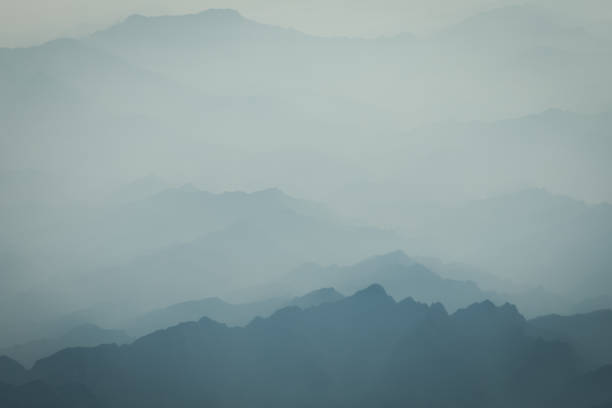
#> input picture Aula4/foto.jpg, 612 x 408 px
$ python aula04-expansao_histograma.py
#> lines starting #> are read from the running program, lines starting #| are printed output that depends on the picture
import numpy as np
import cv2
import matplotlib.pyplot as plt

foto = "foto.jpg"
imagem = cv2.imread(foto)
#> imagem is the input picture: shape (408, 612, 3); mean B, G, R 160.3, 158.1, 138.9

cinzas = np.zeros((imagem.shape[0], imagem.shape[1]), dtype = np.uint8)
for i in range (imagem.shape[0]):
    for j in range (imagem.shape[1]):
        cinzas[i][j] = (imagem[i][j].sum() // 3)
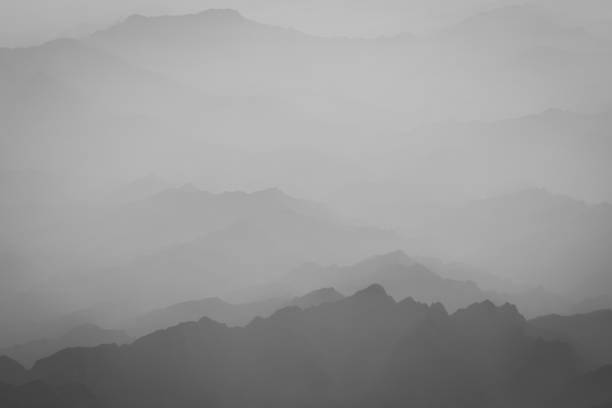
#> cinzas: shape (408, 612); min 63, max 193, mean 152.1

cv2.imshow("imagem tons de cinza", cinzas)
cv2.waitKey(0)

histCinza = [0]*256
for i in range (imagem.shape[0]):
    for j in range (imagem.shape[1]):
        histCinza[cinzas[i][j]]+=1

#cria o eixo x e nomeia o eixo x e y
pixel = [0]*256
for i in range (256):
    pixel[i]=i
plt.xlabel('Tom de Cinza')
plt.ylabel('Quantidade')

#nomeia e plota o histograma
plt.title('Histograma de Tons de Cinza')
plt.bar(pixel, histCinza, color='gray')
plt.show()
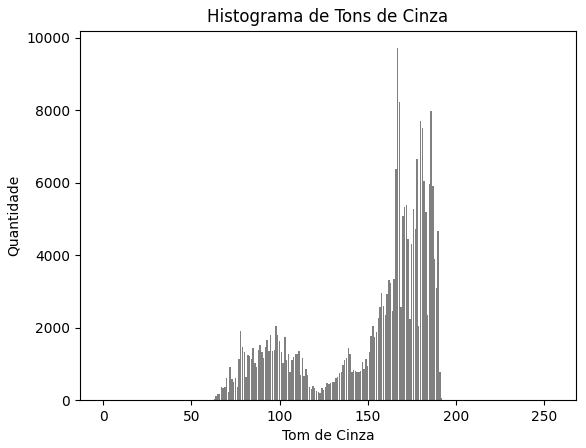
#> figure drawn by matplotlib, 1 panel; tallest bar 9716 high, from x = 166.6 to 167.4

def curva_expansao(imagem):
    img_dest = np.zeros((imagem.shape[0], imagem.shape[1]), dtype = np.uint8)
    r1 = 64
    r2 = 192

    for i in range(imagem.shape[0]):
        for j in range(imagem.shape[1]):
            r = imagem[i][j]
            if r <= r1:
                s = 0
            elif  r1<= r <= r2:
                s = 255*((r-r1) / (r2-r1))
            else:
                s = 255
            img_dest[i][j] = s
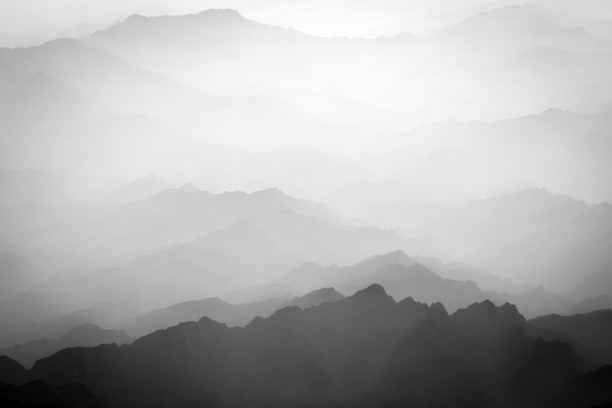
#> img_dest: shape (408, 612); min 0, max 255, mean 175.2
    return img_dest

img = curva_expansao(cinzas)
cv2.imshow("imagem expandida", img)
cv2.waitKey(0)
cv2.destroyAllWindows()

histExpandido = [0]*256

for i in range(imagem.shape[0]):
    for j in range(imagem.shape[1]):
        histExpandido[img[i][j]] += 1

pixel = [0]*256
for i in range (256):
    pixel[i]=i
plt.xlabel('Tom de Cinza')
plt.ylabel('Quantidade')

plt.title("Histograma imagem expandida")
plt.bar(pixel, histExpandido, color='gray')
plt.show()
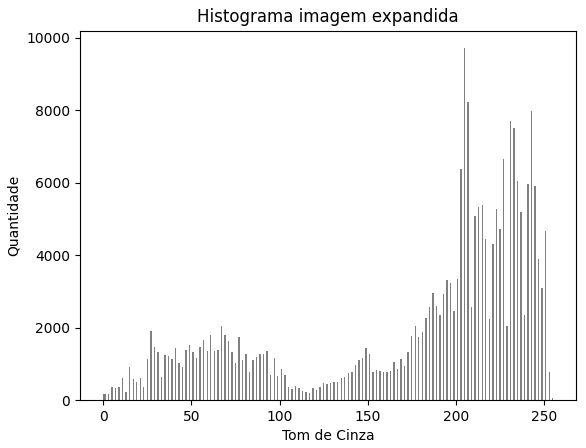
#> figure drawn by matplotlib, 1 panel; tallest bar 9716 high, from x = 204.6 to 205.4
